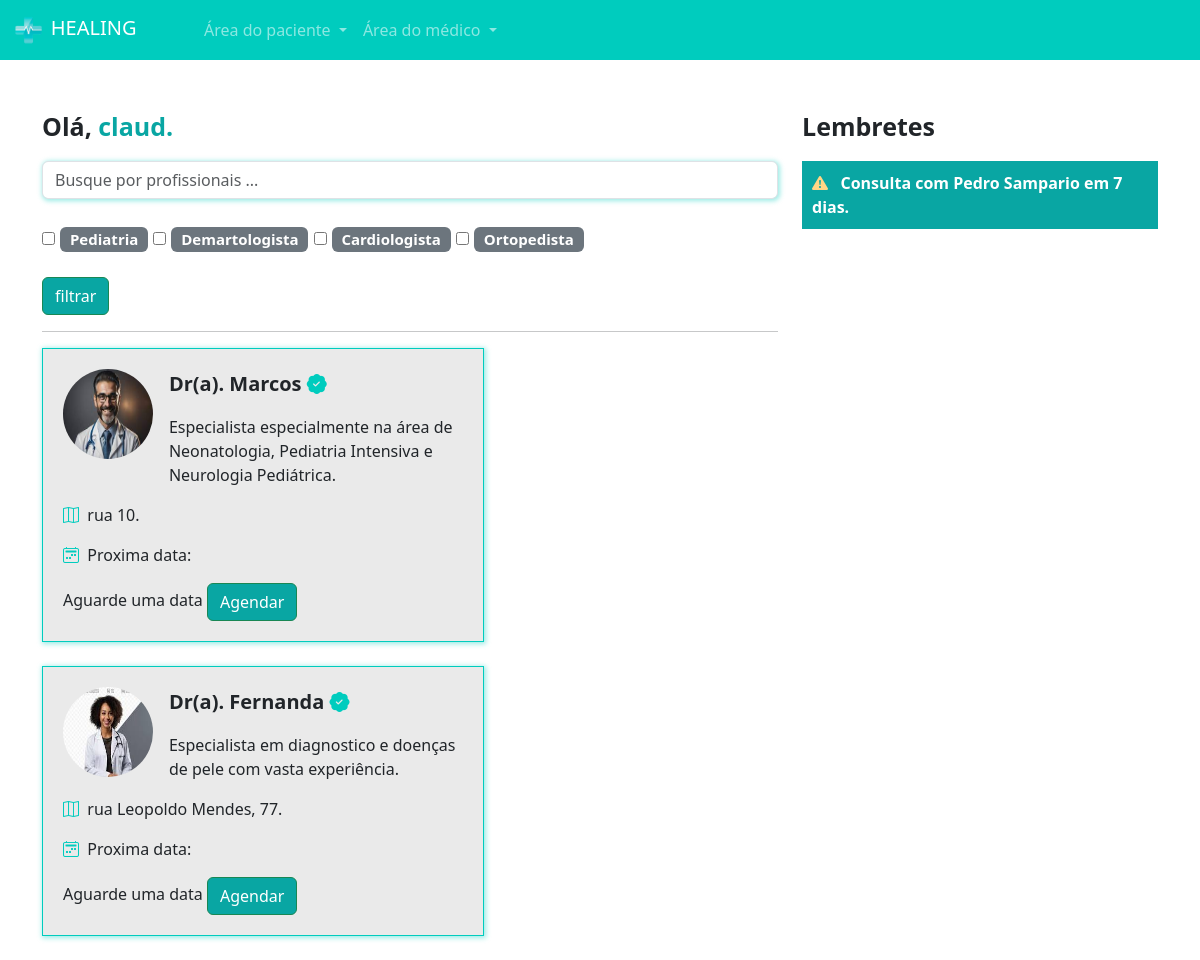
Screenshot of /pacientes/home/ (signed in) with the database file from the repository.
### medico/models.py (models this page shows, shortened)
class Especialidades(models.Model):
    especialidade = models.CharField(max_length=100)

class DadosMedico(models.Model):
    crm = models.CharField(max_length=30)
    nome = models.CharField(max_length=100)
    cep = models.CharField(max_length=15)
    rua = models.CharField(max_length=100)
    bairro = models.CharField(max_length=100)
    numero = models.IntegerField()
    rg =models. ImageField(upload_to='rgs')
    cedula_identidade_medica = models.ImageField(upload_to='cim')
    foto = models.ImageField(upload_to='fotos_perfil')
    descricao = models.TextField()
    valor_consulta = models.FloatField(default=100)
    user = models.ForeignKey(User, on_delete=models.DO_NOTHING)
    especialidade = models.ForeignKey(Especialidades, on_delete=models.DO_NOTHING)
    @property
    def proxima_data(self):
        proxima_data = DatasAbertas.objects.filter(user=self.user).filter(data__gt=datetime.now()).filter(agendado=False).order_by('data').first()
        return proxima_data

### paciente/views.py (the view)
# urls.py: 2. Add a URL to urlpatterns:  path('', views.home, name='home')
@login_required
def home(request):
    if request.method == "GET":
        medico_filtrar = request.GET.get('medico')
        especialidades_filtrar = request.GET.getlist('especialidades')
        medicos = DadosMedico.objects.all()
    if medico_filtrar:
        medicos = medicos.filter(nome__icontains = medico_filtrar)
    if especialidades_filtrar:
        medicos = medicos.filter(especialidade_id__in=especialidades_filtrar)
    especialidades = Especialidades.objects.all()
    return render(request, 'home.html', {'medicos': medicos, 'especialidades': especialidades, 'is_medico': is_medico(request.user)})

### medico/models.py (called while the page is built)
def is_medico(user):
    return DadosMedico.objects.filter(user=user).exists()

### paciente/templates/home.html
{% extends "base.html" %} {% load static %} {% block 'head' %}
<link rel="stylesheet" href="{% static 'medicos/css/abrir_horario.css' %}" />
<link rel="stylesheet" href="{% static 'usuarios/css/usuarios.css' %}" />
<link rel="stylesheet" href="{% static 'medicos/css/cadastro_medico.css' %}" />
<link rel="stylesheet" href="{% static 'pacientes/css/home.css' %}" />
<link
  rel="stylesheet"
  href="https://cdn.jsdelivr.net/npm/bootstrap-icons@1.11.3/font/bootstrap-icons.min.css"
/>
{% endblock 'head' %} {% block 'body' %}
{% include "partials/navbar.html" %}
<br /><br />
<div class="container">
  <div class="row">
    <div class="col-md-8">
      <p style="font-size: 25px" class="p-bold">
        Olá, <span class="color-dark">{{request.user.username}}.</span>
      </p>
      <form action="{% url 'home' %}" post="GET">
        <input
          type="text"
          class="form-control shadow-main-color"
          placeholder="Busque por profissionais ..."
          name="medico"
        />
        <br />
        <div class="especialidades">
          {% for especialidade in especialidades %}
            <input type="checkbox" name="especialidades" value="{{especialidade.id}}" />
            <span class="badge bg-secondary"> {{especialidade.especialidade}} </span>
          {% endfor %}
        </div>
        <br />
        <input
          type="submit"
          value="filtrar"
          class="btn btn-success btn-dark-color"
        />
      </form>
      <hr />
      <div class="list-medicos">
        {% for medico in medicos %}
        <div class="card-medicos shadow-main-color">
          <div class="row">
            <div class="col-md-3">
              <img src="{{medico.foto.url}}" class="foto-perfil-card" alt="" /></div>
            <div class="col-md">
              <p style="font-size: 20px" class="p-bold">
                Dr(a). {{medico.nome}}
                <i class="bi bi-patch-check-fill icon-main"></i>
              </p>
              <p>{{medico.descricao}}</p>
            </div>
          </div>
          <p><i class="bi bi-map icon-main"></i>&nbsp&nbsp{{medico.rua}}.</p>
          <p><i class="bi bi-calendar2-week icon-main"></i>&nbsp&nbspProxima data:</p>
            {% if medico.proxima_data %}
                {{medico.proxima_data}}
            {% else %}
                Aguarde uma data
            {% endif %}
          <a href="{% url "escolher_horario" medico.id %}" class="btn btn-success btn-dark-color">Agendar</a>
        </div>
        <br />
        {% endfor %}
      </div>
    </div>
    <div class="col-md-4">
      <p style="font-size: 25px" class="p-bold">Lembretes</p>
      <p class="bg-main-lembrete">
        <span class="p-bold"
          ><i class="bi bi-exclamation-triangle-fill icon-differential"></i
          >&nbsp&nbsp Consulta com Pedro Sampario em 7 dias.</span
        >
      </p>
    </div>
  </div>
</div>
{% endblock 'body' %}

### templates/base.html (shortened to what this page needs)
{% load static %}
<!doctype html>
<html lang="en">
 <head>
   <link rel="stylesheet" href="{% static "geral/css/base.css" %}">
   <link href="https://cdn.jsdelivr.net/npm/bootstrap@5.3.3/dist/css/bootstrap.min.css" rel="stylesheet">
   {% block 'head' %}{% endblock 'head' %}
 </head>
 <body>
   {% block 'body' %}{% endblock 'body' %}
  </body>
</html>

### templates/partials/navbar.html (shortened to what this page needs)
{% load static %}
<nav class="navbar navbar-expand-lg navbar-dark bg-color-dark">
  <div class="container-fluid">
    <a class="navbar-brand" href="#"
      ><img
        src="{% static 'geral/img/logo.png' %}"
        width="20%"
        alt=""
      />&nbspHEALING</a
    >
    <div class="collapse navbar-collapse" id="navbarNav">
      <ul class="navbar-nav">
        <li class="nav-item dropdown">
          <a
            class="nav-link dropdown-toggle"
            href="#"
            id="navbarDropdownMenuLink"
            role="button"
            data-bs-toggle="dropdown"
            aria-expanded="false"
          >
            Área do paciente
          </a>
        </li>
        {% if is_medico %}
        <li class="nav-item dropdown">
          <a
            class="nav-link dropdown-toggle"
            href="#"
            id="navbarDropdownMenuLink"
            role="button"
            data-bs-toggle="dropdown"
            aria-expanded="false"
          >
            Área do médico
          </a>
        </li>
        {% else %}
        <li class="nav-item">
          <a class="nav-link" href="{% url 'cadastro_medico' %}">Sou médico</a>
        </li>
        {% endif %}
      </ul>
    </div>
  </div>
</nav>

### templates/static/geral/css/base.css (style rules this page uses)
:root { --main-color: #00ccbe; --dark-color: #09a6a3; --contrast-color: #ffd686; }
.bg-color-dark { background-color: var(--main-color); }
.p-bold { font-weight: bold; }
.color-dark { color: var(--dark-color); }

### templates/static/usuarios/css/usuarios.css (style rules this page uses)
.btn-dark-color { background-color: var(--dark-color); color: white; }

### templates/static/medicos/css/cadastro_medico.css (style rules this page uses)
.shadow-main-color { box-shadow: 1px 1px 5px 1px rgba(0, 204, 190,.4); }

### templates/static/pacientes/css/home.css (style rules this page uses)
.especialidades { font-size: 20px; }
.card-medicos { width: 60%; background-color: #EAEAEA; border: 1px solid var(--main-color); padding: 20px; Aula 2 4 }
.foto-perfil-card { width: 90px; height: 90px; border-radius: 45px; }
.icon-main { color: var(--main-color); }
.bg-main-lembrete { background-color: var(--dark-color); padding: 10px; color: white; }
.icon-differential { color: var(--contrast-color); }

### rows the page displays
Especialidades: especialidade "Pediatria"
Especialidades: especialidade "Demartologista"
Especialidades: especialidade "Cardiologista"
Especialidades: especialidade "Ortopedista"
DadosMedico: foto (picture), nome "Marcos", descricao "Especialista especialmente na área de Neonatologia, Pediatria Intensiva e Neurologia Pediátrica.", rua "rua 10", shows "Aguarde uma data"
DadosMedico: foto (picture), nome "Fernanda", descricao "Especialista em diagnostico e doenças de pele com vasta experiência.", rua "rua Leopoldo Mendes, 77", shows "Aguarde uma data"

### other values shown
{{ request.user.username }} "claud"
